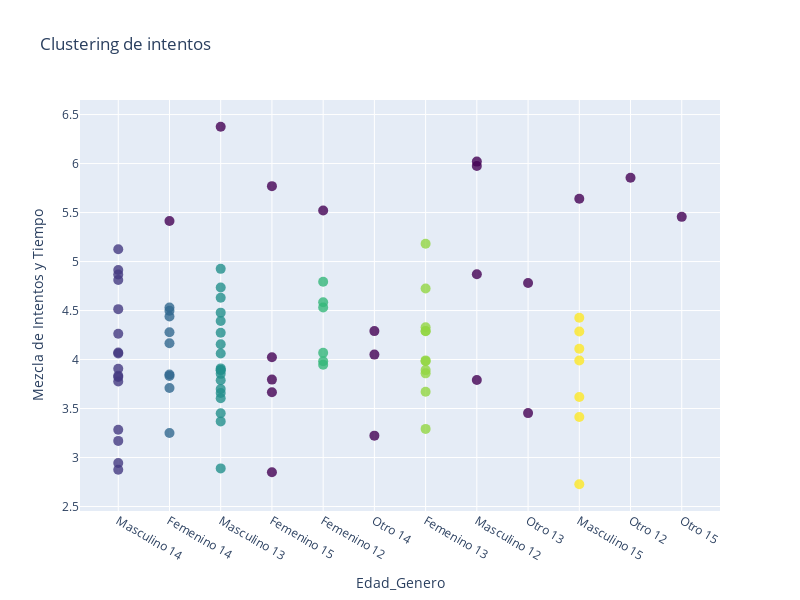

The notebook cell saved with this chart:
### Markdown cell above
# Con Spectral Clustering

### Code cell
from sklearn.cluster import SpectralClustering

# Convertir los valores de la columna 'genero' en valores numéricos utilizando el diccionario de etiquetas
df['edad_genero_num'] = df['edad_genero'].apply(lambda x: etiquetas_edad_genero[x])

# Eliminar columnas innecesarias antes de crear la matriz de características
matriz_caracteristicas = df.drop(['G03Q02', 'token', 'G03Q01', 'edad_genero'], axis=1).values

# Normalizar los datos
matriz_caracteristicas_norm = StandardScaler().fit_transform(matriz_caracteristicas)

# Definimos el modelo
model = SpectralClustering(n_components=None, random_state=None)

# Axustamos el modelo aos datos
agrupamiento = model.fit_predict(matriz_caracteristicas_norm)

# Crear la figura
fig = go.Figure(data=[go.Scatter(x=df['edad_genero'], y=df['mezcla_intentos_tiempo'], mode='markers',
                                 marker=dict(size=10, color=agrupamento.labels_ + 1, opacity=0.8,
                                             colorscale='Viridis'))])

# Configurar layout
fig.update_layout(title='Clustering de intentos',
                  xaxis_title='Edad_Genero',
                  yaxis_title='Mezcla de Intentos y Tiempo',
                  width=800, height=600)

# Mostrar gráfica
fig.show()

### Figure 1 — Plotly figure (JSON) as saved in the notebook; plotly's stock layout.template omitted (floating-point values rounded to 4 significant figures)
{"data": [{"marker": {"color": [1, 2, 2, 3, 1, 0, 4, 3, 0, 5, 1, 5, 0, 1, 1, 1, 4, 0, 3, 3, 1, 3, 0, 0, 3, 2, 5, 0, 1, 5, 1, 0, 6, 2, 2, 5, 5, 0, 4, 4, 1, 4, 6, 0, 1, 0, 3, 3, 2, 4, 3, 3, 3, 3, 0, 3, 3, 6, 0, 5, 1, 0, 0, 3, 1, 2, 6, 5, 1, 3, 3, 1, 0, 6, 5, 5, 2, 5, 1, 6, 0, 3, 6, 3, 0, 0, 0, 2], "colorscale": [[0, "#440154"], [0.1111, "#482878"], [0.2222, "#3e4989"], [0.3333, "#31688e"], [0.4444, "#26828e"], [0.5556, "#1f9e89"], [0.6667, "#35b779"], [0.7778, "#6ece58"], [0.8889, "#b5de2b"], [1, "#fde725"]], "opacity": 0.8, "size": 10}, "mode": "markers", "type": "scatter", "x": ["Masculino 14", "Femenino 14", "Femenino 14", "Masculino 13", "Masculino 14", "Femenino 15", "Femenino 12", "Masculino 13", "Otro 14", "Femenino 13", "Masculino 14", "Femenino 13", "Masculino 12", "Masculino 14", "Masculino 14", "Masculino 14", "Femenino 12", "Femenino 15", "Masculino 13", "Masculino 13", "Masculino 14", "Masculino 13", "Femenino 14", "Femenino 15", "Masculino 13", "Femenino 14", "Femenino 13", "Otro 13", "Masculino 14", "Femenino 13", "Masculino 14", "Masculino 12", "Masculino 15", "Femenino 14", "Femenino 14", "Femenino 13", "Femenino 13", "Otro 13", "Femenino 12", "Femenino 12", "Masculino 14", "Femenino 12", "Masculino 15", "Femenino 15", "Masculino 14", "Masculino 12", "Masculino 13", "Masculino 13", "Femenino 14", "Femenino 12", "Masculino 13", "Masculino 13", "Masculino 13", "Masculino 13", "Otro 14", "Masculino 13", "Masculino 13", "Masculino 15", "Masculino 12", "Femenino 13", "Masculino 14", "Masculino 13", "Otro 12", "Masculino 13", "Masculino 14", "Femenino 14", "Masculino 15", "Femenino 13", "Masculino 14", "Masculino 13", "Masculino 13", "Masculino 14", "Otro 14", "Masculino 15", "Femenino 13", "Femenino 13", "Femenino 14", "Femenino 13", "Masculino 14", "Masculino 15", "Masculino 15", "Masculino 13", "Masculino 15", "Masculino 13", "Femenino 12", "Otro 15", "Femenino 15", "Femenino 14"], "y": [3.776, 3.848, 4.498, 4.478, 3.906, 2.85, 4.585, 3.7, 4.05, 3.983, 4.913, 3.892, 5.975, 4.514, 3.284, 4.262, 3.982, 3.795, 4.63, 4.061, 2.944, 2.889, 5.414, 4.024, 3.659, 4.531, 4.292, 4.782, 3.822, 3.859, 3.17, 4.871, 4.427, 4.166, 3.833, 5.182, 3.671, 3.453, 3.947, 4.068, 4.869, 4.794, 2.728, 5.769, 2.875, 6.02, 4.735, 3.789, 4.278, 4.531, 3.894, 3.453, 3.91, 4.393, 3.223, 3.891, 3.369, 3.617, 3.791, 4.33, 4.072, 6.375, 5.854, 3.605, 5.126, 4.44, 4.286, 4.726, 4.812, 4.274, 4.926, 3.835, 4.29, 4.109, 4.29, 3.292, 3.25, 3.991, 4.061, 3.413, 5.64, 3.854, 3.99, 4.156, 5.521, 5.456, 3.667, 3.709]}], "layout": {"height": 600, "title": {"text": "Clustering de intentos"}, "width": 800, "xaxis": {"title": {"text": "Edad_Genero"}}, "yaxis": {"title": {"text": "Mezcla de Intentos y Tiempo"}}}}
